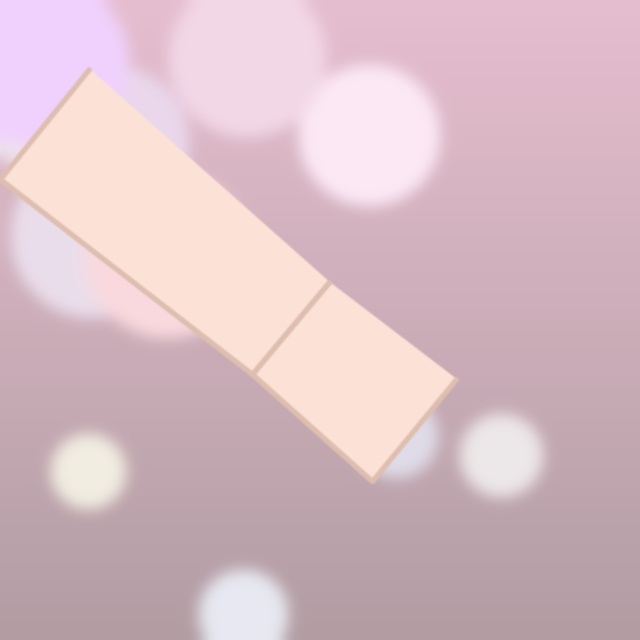
#> input picture ai_wrist_pipeline/dataset/raw_images/synthetic_wrist_0000.jpg, 640 x 640 px
$ python test_wrist_render_demo.py
#> lines starting #> are read from the running program, lines starting #| are printed output that depends on the picture; after the words box and inside, x2 and y2 are one past the last pixel; in counts of white or black regions, pixels touching at a corner belong together
#> further down, img is the input picture: shape (640, 640, 3); mean B, G, R 196.9, 188.5, 215.6
### ai_wrist_pipeline/test_wrist_inference.py
"""
=============================================================================
KIỂM THỬ ƯỚM VÒNG TAY AR 3D SIÊU THỰC (REALISTIC 3D WRIST AR INFERENCE)
Dự án: Xưởng Vòng Tay - Tự Phối 3D & Ướm Cổ Tay Thật (AR Try-On)
=============================================================================
Tính năng nâng cấp:
1. Thuật toán Cylindrical Wrist Wrapping & Occlusion Culling:
   - Vòng ôm sát cổ tay theo không gian 3D thực tế
   - Chỉ vẽ cung hạt phía trước ôm lên bề mặt da
   - Cung hạt phía sau luồn qua sau cẳng tay và bị che khuất tự nhiên (không còn lỗi dán elip đè lên da)
2. Đổ bóng tiếp xúc (Contact Shadow):
   - Dải bóng mềm in lên da cổ tay bên dưới chuỗi hạt giúp vòng tỳ thật lên tay
3. Mô phỏng hạt 3D & Charm Hoa Hồng 5 Cánh (chuẩn 100% theo ảnh mẫu):
   - Hoa 5 cánh màu hồng phấn xinh xắn với nhụy hoa vàng ánh kim
   - Hạt ngọc trai trắng bóng (Lustrous Pearl) có ánh xà cừ
   - Hạt thạch anh dâu trong suốt (Translucent Strawberry Quartz)
4. Hỗ trợ phím tắt:
   - 'b': Đổi giữa các mẫu vòng (Mẫu Hoa Hồng, Thạch Anh Dâu, Tóc Vàng, Ngọc Bích, Chỉ Đỏ)
   - 'q': Thoát
=============================================================================
"""

import sys
import io
import math
import cv2
import numpy as np
from pathlib import Path

# Đảm bảo in UTF-8 không lỗi charmap trên Windows
if sys.platform == "win32":
    sys.stdout = io.TextIOWrapper(sys.stdout.buffer, encoding='utf-8', errors='replace')
    sys.stderr = io.TextIOWrapper(sys.stderr.buffer, encoding='utf-8', errors='replace')

PIPELINE_DIR = Path(__file__).parent
BEST_PT = PIPELINE_DIR / "weights" / "wrist_yolov8_best.pt"

# Danh sách mẫu vòng AR (Preset #1 là mẫu hoa hồng 5 cánh & ngọc trai giống ảnh của khách)
BRACELET_PRESETS = [
    {
        "id": "pink-floral-pearl",
        "name": "Hoa Hồng Pha Lê & Ngọc Trai (Ảnh Mẫu)",
        "cord_color": (230, 240, 250), # Dây tơ ngọc trai sáng
        "has_flower_charm": True,
        "bead_sequence": [
            {"type": "pearl", "color": (245, 245, 252), "highlight": (255, 255, 255), "radius": 7.5},
            {"type": "flower", "color": (205, 175, 245), "center": (80, 210, 255), "radius": 13.0}, # Hoa hồng 5 cánh
            {"type": "crystal", "color": (240, 225, 250), "highlight": (255, 255, 255), "radius": 6.8},
            {"type": "pearl", "color": (245, 245, 252), "highlight": (255, 255, 255), "radius": 7.2},
            {"type": "rose_quartz", "color": (210, 195, 245), "highlight": (255, 255, 255), "radius": 8.0},
            {"type": "pearl", "color": (245, 245, 252), "highlight": (255, 255, 255), "radius": 7.5},
            {"type": "crystal", "color": (240, 225, 250), "highlight": (255, 255, 255), "radius": 6.8},
            {"type": "pearl", "color": (245, 245, 252), "highlight": (255, 255, 255), "radius": 7.2},
            {"type": "gold_spacer", "color": (80, 190, 240), "highlight": (200, 245, 255), "radius": 4.5},
            {"type": "rose_quartz", "color": (210, 195, 245), "highlight": (255, 255, 255), "radius": 8.0},
            {"type": "pearl", "color": (245, 245, 252), "highlight": (255, 255, 255), "radius": 7.5},
        ]
    },
    {
        "id": "strawberry-quartz",
        "name": "Thạch Anh Dâu Hồng Pastel",
        "cord_color": (155, 130, 217),
        "has_flower_charm": False,
        "bead_sequence": [
            {"type": "rose_quartz", "color": (205, 185, 245), "highlight": (255, 255, 255), "radius": 8.0}
        ] * 12
    },
    {
        "id": "gold-rutile",
        "name": "Thạch Anh Tóc Vàng Tài Lộc",
        "cord_color": (50, 120, 170),
        "has_flower_charm": False,
        "bead_sequence": [
            {"type": "gold", "color": (95, 195, 235), "highlight": (200, 245, 255), "radius": 8.0}
        ] * 12
    },
    {
        "id": "green-jade",
        "name": "Ngọc Bích Sơn Thủy Bình An",
        "cord_color": (60, 90, 60),
        "has_flower_charm": False,
        "bead_sequence": [
            {"type": "jade", "color": (120, 168, 115), "highlight": (210, 245, 210), "radius": 8.0}
        ] * 12
    },
    {
        "id": "red-thread",
        "name": "Chỉ Đỏ May Mắn Bình An",
        "cord_color": (30, 30, 200),
        "has_flower_charm": False,
        "bead_sequence": [
            {"type": "red_coral", "color": (45, 45, 215), "highlight": (160, 160, 255), "radius": 7.0}
        ] * 12
    }
]

def draw_5petal_flower(frame, cx, cy, radius, scale, angle_deg):
    """
    Vẽ charm Bông Hoa 5 Cánh Hồng Phấn siêu thực như trong ảnh mẫu:
    - 5 cánh hoa mềm mại bo tròn màu hồng pastel
    - Viền cánh hoa chuyển sắc
    - Nhụy hoa vàng kem ở giữa
    """
    petal_len = int(radius * 0.95 * scale)
    petal_w = int(radius * 0.65 * scale)
    base_ang = math.radians(angle_deg)

    # 1. Vẽ 5 cánh hoa
    for i in range(5):
        ang = base_ang + (i / 5.0) * math.pi * 2.0
        # Tâm của cánh hoa
        dist = radius * 0.72 * scale
        px = int(cx + math.cos(ang) * dist)
        py = int(cy + math.sin(ang) * dist)

        # Góc xoay cánh hoa theo trục hướng tâm
        rot_deg = math.degrees(ang)

        # Lớp bóng nhẹ cánh hoa
        cv2.ellipse(frame, (px + 1, py + 2), (petal_len, petal_w), rot_deg, 0, 360, (140, 110, 180), -1, cv2.LINE_AA)
        # Thân cánh hoa màu hồng phấn
        cv2.ellipse(frame, (px, py), (petal_len, petal_w), rot_deg, 0, 360, (215, 185, 248), -1, cv2.LINE_AA)
        # Lõi cánh hoa sáng
        cv2.ellipse(frame, (px, py), (int(petal_len * 0.7), int(petal_w * 0.6)), rot_deg, 0, 360, (235, 210, 255), -1, cv2.LINE_AA)

    # 2. Nhụy hoa trung tâm (Golden pistil)
    center_r = max(2, int(radius * 0.42 * scale))
    # Viền nhụy
    cv2.circle(frame, (int(cx), int(cy)), center_r + 1, (80, 160, 210), -1, cv2.LINE_AA)
    # Lòng nhụy vàng ánh kim
    cv2.circle(frame, (int(cx), int(cy)), center_r, (120, 215, 255), -1, cv2.LINE_AA)
    # Điểm sáng phản quang trên nhụy
    shine_pt = (int(cx - center_r * 0.35), int(cy - center_r * 0.35))
    cv2.circle(frame, shine_pt, max(1, int(center_r * 0.3)), (255, 255, 255), -1, cv2.LINE_AA)

def draw_realistic_3d_bead(frame, bx, by, radius, scale, bead_info):
    """
    Vẽ viên hạt 3D chân thực với độ sâu khối cầu, chuyển sắc và ánh phản quang (specular).
    """
    r = int(max(3.0, radius * scale))
    pt = (int(bx), int(by))
    b_color = bead_info.get("color", (245, 245, 252))
    b_type = bead_info.get("type", "pearl")

    # 1. Đáy bóng đổ của hạt
    shadow_col = (max(0, b_color[0] - 50), max(0, b_color[1] - 45), max(0, b_color[2] - 40))
    cv2.circle(frame, (pt[0] + 1, pt[1] + 1), r, shadow_col, -1, cv2.LINE_AA)

    # 2. Thân hạt chính
    cv2.circle(frame, pt, r, b_color, -1, cv2.LINE_AA)

    # 3. Hiệu ứng riêng theo loại hạt
    if b_type == "pearl":
        # Ánh xà cừ ngọc trai
        inner_r = max(1, int(r * 0.68))
        inner_col = (min(255, b_color[0] + 15), min(255, b_color[1] + 15), min(255, b_color[2] + 10))
        cv2.circle(frame, (int(bx - r * 0.15), int(by - r * 0.15)), inner_r, inner_col, -1, cv2.LINE_AA)
    elif b_type == "crystal" or b_type == "rose_quartz":
        # Ánh phản xạ trong suốt
        inner_r = max(1, int(r * 0.55))
        cv2.circle(frame, (int(bx + r * 0.1), int(by + r * 0.1)), inner_r, (255, 245, 255), 1, cv2.LINE_AA)

    # 4. Viền mờ tinh tế
    cv2.circle(frame, pt, r, (255, 255, 255), 1, cv2.LINE_AA)

    # 5. Điểm phản xạ ánh sáng (Specular Highlight)
    shine_r = max(1, int(r * 0.32))
    shine_pt = (int(bx - r * 0.32), int(by - r * 0.32))
    cv2.circle(frame, shine_pt, shine_r, (255, 255, 255), -1, cv2.LINE_AA)

def render_realistic_wrist_tryon(frame, wrist_cx, wrist_cy, wrist_w, angle_deg, forearm_dir, preset):
    """
    Thuật toán 3D Cylindrical Wrist Wrapping & Occlusion Culling:
    - Bám theo đường cong cổ tay
    - Chỉ vẽ cung hạt phía trước (Visible Front Arc) ôm lên da
    - Che khuất cung hạt phía sau luồn sau cẳng tay
    - Đổ bóng tiếp xúc (Contact Shadow) mềm mại in lên da
    """
#> called with wrist_cx = 420.5, wrist_cy = 426, wrist_w = 117.2, angle_deg = -50.19, forearm_dir = 0
    scale = max(0.5, min(1.8, wrist_w / 95.0))

    # Bán kính elip thiết diện cổ tay người thật (ôm trọn bề ngang cẳng tay)
    rx = wrist_w * 0.50
    ry = rx * 0.32

    # Vị trí rơi tự nhiên của vòng tay:
    # Lùi nhẹ về phía cẳng tay khoảng 0.12 * wrist_w
    rad = math.radians(angle_deg)
    cos_a = math.cos(rad)
    sin_a = math.sin(rad)

    # Hướng vuông góc với bề ngang cổ tay (hướng dọc cẳng tay)
    perp_x = -sin_a
    perp_y = cos_a

    # Tâm vòng tay rơi lùi nhẹ dọc theo cẳng tay
    cx = wrist_cx - perp_x * (wrist_w * 0.12)
#> cx = 409.7
    cy = wrist_cy - perp_y * (wrist_w * 0.12)
#> cy = 417

    bead_seq = preset["bead_sequence"]
    # Chuẩn hóa 11 hạt nhìn thấy trên cung trước (hạt hoa/charm ở vị trí số 5 - chính giữa)
    if len(bead_seq) > 11:
        center_idx = len(bead_seq) // 2
        bead_seq = bead_seq[center_idx - 5 : center_idx + 6]
    total_beads = len(bead_seq)

    # 1. VẼ LỚP BÓNG ĐỔ TIẾP XÚC LÊN DA CỔ TAY (Ambient Contact Shadow)
    # Lớp shadow mô phỏng độ tỳ của chuỗi hạt ôm sát lên da thịt
    shadow_overlay = frame.copy()
    shadow_pts = []
    # Cung trước nhìn thấy (từ -85 độ sang +85 độ)
    for deg in range(-85, 90, 5):
        th = math.radians(deg)
        raw_x = rx * math.sin(th)
        raw_y = ry * math.cos(th)
        rot_x = raw_x * cos_a - raw_y * sin_a
        rot_y = raw_x * sin_a + raw_y * cos_a
        shadow_pts.append([int(cx + rot_x + 1), int(cy + rot_y + 2)])
#> after the loop, shadow_pts = 35 pairs, first value 374 to 450, second value 375 to 465

    if len(shadow_pts) > 2:
        shadow_arr = np.array(shadow_pts, dtype=np.int32)
#> shadow_arr has the same summary as shadow_pts
        cv2.polylines(shadow_overlay, [shadow_arr], isClosed=False, color=(15, 15, 15), thickness=max(4, int(7.5 * scale)), lineType=cv2.LINE_AA)
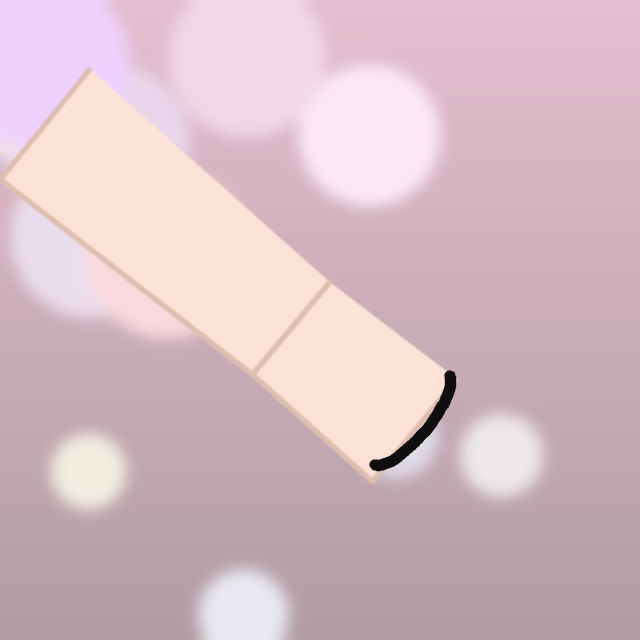
#> shadow_overlay: shape (640, 640, 3); 0.42% of pixels changed, all inside (x1, y1, x2, y2) = (369, 370, 457, 472)
        cv2.addWeighted(shadow_overlay, 0.45, frame, 0.55, 0, frame)

    # 2. VẼ DÂY NỐI CUNG TRƯỚC (Front Arc Cord)
    cord_pts = []
    for deg in range(-90, 95, 4):
        th = math.radians(deg)
        raw_x = rx * math.sin(th)
        raw_y = ry * math.cos(th)
        rot_x = raw_x * cos_a - raw_y * sin_a
        rot_y = raw_x * sin_a + raw_y * cos_a
        cord_pts.append([int(cx + rot_x), int(cy + rot_y)])
#> after the loop, cord_pts = 47 pairs, first value 372 to 449, second value 371 to 463

    if len(cord_pts) > 2:
        cord_arr = np.array(cord_pts, dtype=np.int32)
#> cord_arr has the same summary as cord_pts
        cv2.polylines(frame, [cord_arr], isClosed=False, color=preset["cord_color"], thickness=max(2, int(2.0 * scale)), lineType=cv2.LINE_AA)
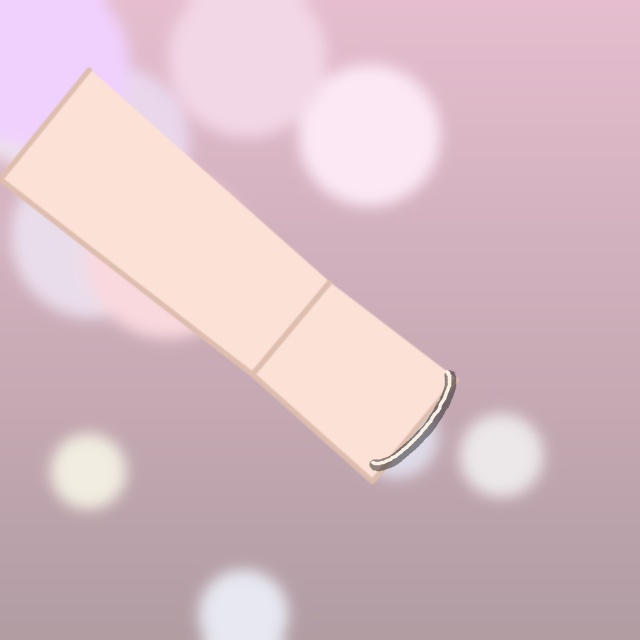
#> frame: shape (640, 640, 3); mean B, G, R 196.7, 188.3, 215.4

    # 3. PHÂN BỔ & VẼ CÁC VIÊN HẠT TRÊN CUNG NHÌN THẤY (Front Arc Beads)
    front_items = []
    for i in range(total_beads):
        t = (i / (total_beads - 1)) if total_beads > 1 else 0.5
        # Góc từ -84 độ đến +84 độ ôm trọn hai bên sườn cổ tay
        theta = (-math.pi * 0.47) + t * (math.pi * 0.94)

        raw_x = rx * math.sin(theta)
        raw_y = ry * math.cos(theta)

        rot_x = raw_x * cos_a - raw_y * sin_a
        rot_y = raw_x * sin_a + raw_y * cos_a

        bx = cx + rot_x
        by = cy + rot_y

        # Chiều sâu 3D (hạt ở giữa cổ tay gần camera hơn hạt ở 2 mép sườn)
        depth = 0.85 + 0.25 * math.cos(theta)
        bead_info = bead_seq[i]
        front_items.append((bx, by, depth, bead_info, raw_y))
#> this loop made 11 passes
#> (bx, by) on passes 1 to 11: (373.7, 462.9), (380.5, 463.2), (389.8, 459.4), (400.8, 452), (412.6, 441.6), (424.1, 429), (434.4, 415.4), (442.5, 401.9), (447.9, 389.7), (449.9, 379.9), (448.4, 373.3)
#> after the loop, front_items = 11 items

    # Sắp xếp hạt theo chiều sâu z (hạt ở mép vẽ trước, hạt nổi ở giữa vẽ sau cùng)
    front_items.sort(key=lambda item: item[4])

    for bx, by, depth, bead_info, _ in front_items:
        b_type = bead_info.get("type", "pearl")
        eff_scale = scale * depth
        if b_type == "flower":
            # Vẽ bông hoa 5 cánh nổi bật
            draw_5petal_flower(frame, bx, by, bead_info.get("radius", 13.0), eff_scale, angle_deg)
        else:
            draw_realistic_3d_bead(frame, bx, by, bead_info.get("radius", 7.5), eff_scale, bead_info)
#> this loop made 11 passes
#> (bx, by, depth, eff_scale, r in draw_realistic_3d_bead, pt in draw_realistic_3d_bead, b_color in draw_realistic_3d_bead) on passes 1, 2, 3, 6, 7, 8, 9, 10, 11: (373.7, 462.9, 0.874, 1.08, 8, (373, 462), (245, 245, 252)), (448.4, 373.3, 0.874, 1.08, 8, (448, 373), (245, 245, 252)), (449.9, 379.9, 0.945, 1.17, 9, (449, 379), (210, 195, 245)), (389.8, 459.4, 1.01, 1.24, 8, (389, 459), (240, 225, 250)), (400.8, 452, 1.06, 1.3, 9, (400, 452), (245, 245, 252)), (442.5, 401.9, 1.06, 1.3, 9, (442, 401), (245, 245, 252)), (412.6, 441.6, 1.09, 1.34, 10, (412, 441), (210, 195, 245)), (434.4, 415.4, 1.09, 1.34, 9, (434, 415), (240, 225, 250)), (424.1, 429, 1.1, 1.36, 10, (424, 429), (245, 245, 252))
#> (bx, by, depth, eff_scale, petal_len in draw_5petal_flower, petal_w in draw_5petal_flower, base_ang in draw_5petal_flower) on pass 4: (380.5, 463.2, 0.945, 1.17, 14, 9, -0.876)
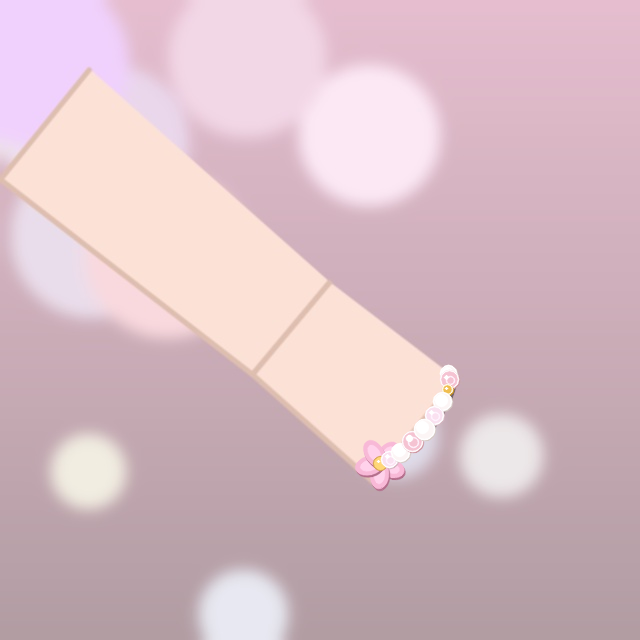
#> frame: shape (640, 640, 3); 0.93% of pixels changed, all inside (x1, y1, x2, y2) = (354, 364, 461, 492)

# [213 lines left out: function run_live_inference, not called in this run]

# [2 lines that do not run on import are left out]

### ai_wrist_pipeline/test_wrist_render_demo.py
import cv2
import math
import numpy as np
from test_wrist_inference import render_realistic_wrist_tryon, BRACELET_PRESETS

img = cv2.imread('dataset/raw_images/synthetic_wrist_0000.jpg')
preset = BRACELET_PRESETS[0] # Hoa Hồng 5 Cánh & Ngọc Trai Trắng

# Tọa độ chính xác của nếp gấp cổ tay trong ảnh synthetic_wrist_0000:
# (383, 471) đến (458, 381)
p1 = np.array([383.0, 471.0])
p2 = np.array([458.0, 381.0])
wrist_center = (p1 + p2) / 2.0
wrist_w = np.linalg.norm(p2 - p1)
angle_deg = math.degrees(math.atan2(p2[1] - p1[1], p2[0] - p1[0]))

print(f"Wrist center: {wrist_center}, Width: {wrist_w:.1f}, Angle: {angle_deg:.1f}")
render_realistic_wrist_tryon(img, wrist_center[0], wrist_center[1], wrist_w, angle_deg, 0, preset)

cv2.imwrite('dataset/test_render_exact.jpg', img)
print("Saved dataset/test_render_exact.jpg successfully!")
